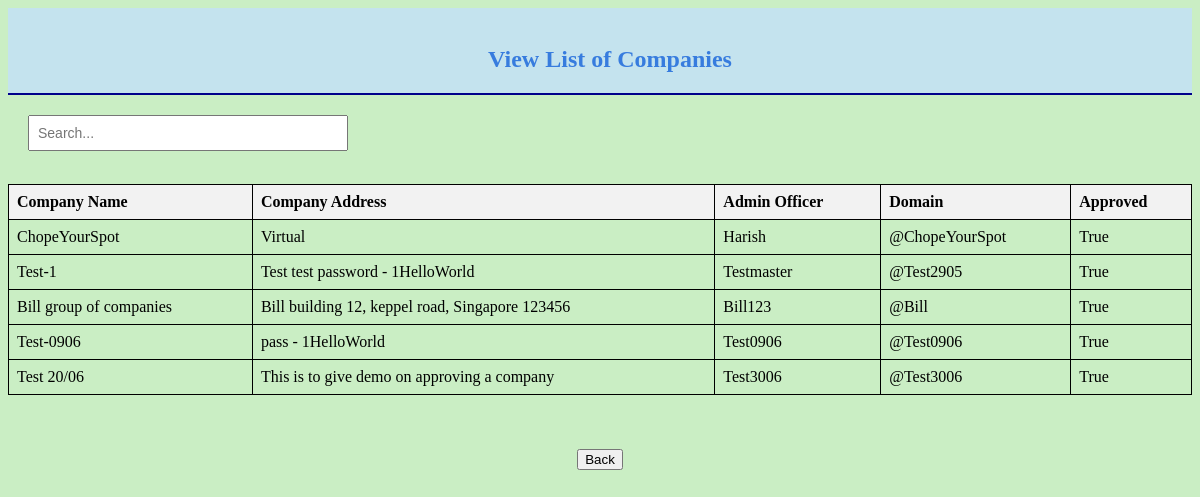
The app's page /System_Admin/viewlistofcompanies with its own data.
### login/models.py (models this page shows, shortened)
class registeredDomains(models.Model):
    company_name = models.CharField(max_length=30)
    company_Address = models.CharField(max_length=50)
    admin_officer = models.CharField(max_length=30)
    domain = models.CharField(max_length=30)
    approved =  models.BooleanField(default=False)

### System_Admin/views.py (the view)
# urls.py: path('viewlistofcompanies',views.viewlistofcompanies, name = 'viewlistofcompanies'),
@never_cache
def viewlistofcompanies(request):
    companies = registeredDomains.objects.all()
    is_empty = not companies.exists()  # Check if queryset is empty
    return render(request, 'viewlistofcompanies.html', {'companies': companies, 'is_empty': is_empty})

### System_Admin/templates/viewlistofcompanies.html (shortened to what this page needs)
{% load static %}
<!DOCTYPE html>
<html>
    <head>
    </head>
    <body bgcolor = #CAEEC4>
        <div class = "heading">
            <br>
            <font color = #377CDE><h2 style="padding-left: 20px;" id = "unamefield">View List of Companies</h2></font>
            <hr color=#00008B>
        </div>
        {% if not is_empty %}
        <div class="search-container">
            <input type="text" id="searchInput" placeholder="Search..." onkeyup="searchTable()">
        </div>
        {% endif %}
        <div class = "content">
            <br>
            {% if is_empty %}
            <p><font color = "red"> No Records Found! </font></p>
            {% else %}
            <table border="1" id="dataTable">
                <thead>
                    <tr>
                        <th>Company Name</th>
                        <th>Company Address</th>
                        <th>Admin Officer</th>
                        <th>Domain</th>
                        <th>Approved</th>
                    </tr>
                </thead>
                <tbody>
                    {% for cpmny in companies %}
                    <tr>
                        <td>{{ cpmny.company_name }}</td>
                        <td>{{ cpmny.company_Address|default:"-" }}</td>
                        <td>{{ cpmny.admin_officer|default:"-" }}</td>
                        <td>{{ cpmny.domain|default:"-" }}</td>
                        <td>{{ cpmny.approved|default:"<font color = 'red'>Not Approved</font>" }}</td>
                    </tr>
                    {% endfor %}
                </tbody>
            </table>
            {% endif %}
            <br><br><br>
            <a href = "./"><input type="button" id = "Back" name = "Back" value="Back"></a> <br>
        </div>
    </body>
</html>

### System_Admin/templates/viewlistofcompanies.html (style rules this page uses)
.heading { background-color: rgb(196, 227, 238); text-align: center; }
.content { text-align: center; }
.search-container { text-align: left; margin-bottom: 15px; margin-top: 20px; margin-left: 20px; }
.search-container input { width: 300px; padding: 8px; font-size: 14px; }
table { width: 100%; border-collapse: collapse; }
th, td { padding: 8px; text-align: left; border: 1px solid rgb(0, 0, 0); word-wrap: break-word; overflow-wrap: break-word; word-break: break-all; }
th { background-color: #f2f2f2; }

### records on screen
registeredDomains: company_name "ChopeYourSpot", company_Address "Virtual", admin_officer "Harish", domain "@ChopeYourSpot", approved "True"
registeredDomains: company_name "Test-1", company_Address "Test test password - 1HelloWorld", admin_officer "Testmaster", domain "@Test2905", approved "True"
registeredDomains: company_name "Bill group of companies", company_Address "Bill building 12, keppel road, Singapore 123456", admin_officer "Bill123", domain "@Bill", approved "True"
registeredDomains: company_name "Test-0906", company_Address "pass - 1HelloWorld", admin_officer "Test0906", domain "@Test0906", approved "True"
registeredDomains: company_name "Test 20/06", company_Address "This is to give demo on approving a company", admin_officer "Test3006", domain "@Test3006", approved "True"
